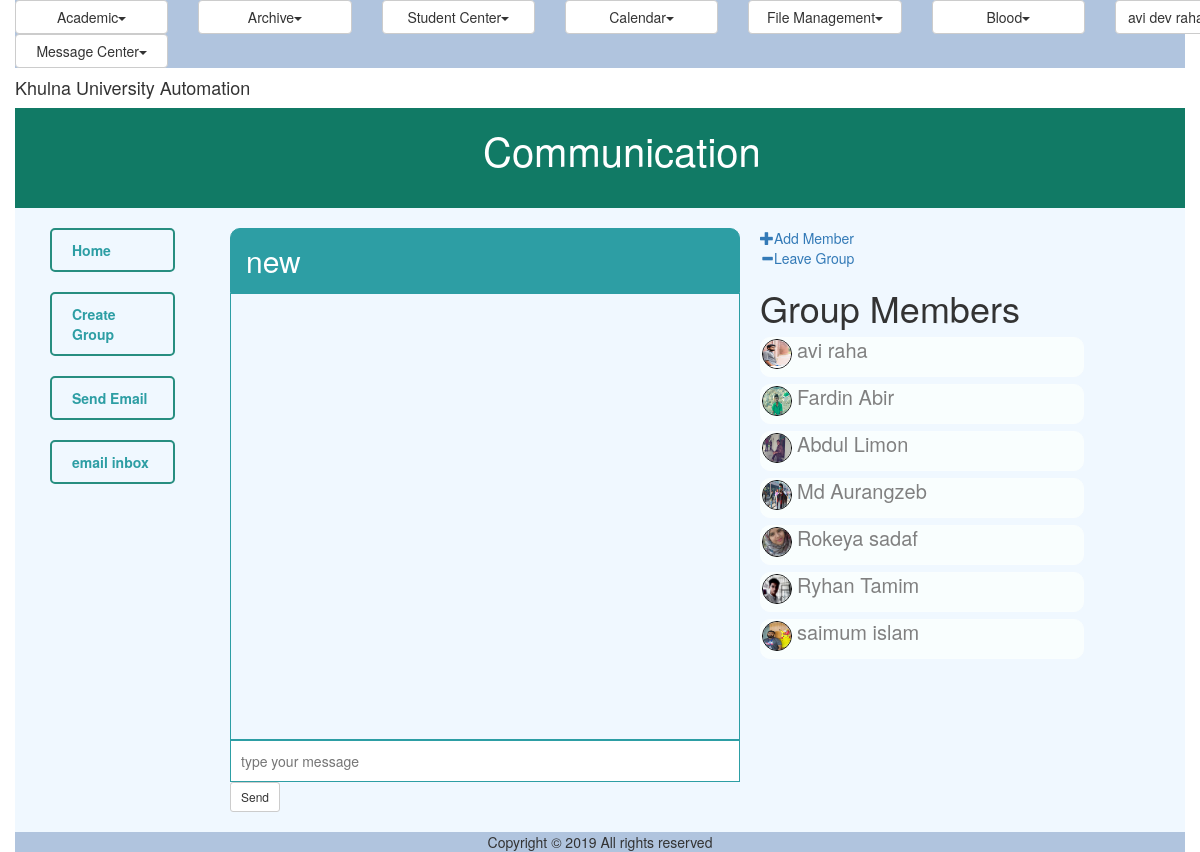
Page /group.php?group=25 (signed in) on the committed database.
### tables this page shows
CREATE TABLE IF NOT EXISTS `tbl_message_group` (
  `group_id` int(11) NOT NULL AUTO_INCREMENT,
  `group_name` varchar(50) NOT NULL,
  `group_member_id` varchar(50) NOT NULL,
  `group_member_role` varchar(50) NOT NULL,
  PRIMARY KEY (`group_id`)
);

CREATE TABLE IF NOT EXISTS `ums_user` (
  `ID` varchar(40) NOT NULL,
  `UniversityID` varchar(20) NOT NULL,
  `Email` varchar(50) NOT NULL,
  `Password` varchar(255) NOT NULL,
  `FirstName` varchar(50) DEFAULT NULL,
  `MiddleName` varchar(50) DEFAULT NULL,
  `LastName` varchar(50) DEFAULT NULL,
  `DisciplineID` varchar(40) DEFAULT NULL,
  `Status` varchar(20) DEFAULT NULL,
  `IsLogged` varchar(10) DEFAULT NULL,
  `IsArchived` varchar(10) DEFAULT NULL,
  `IsDeleted` varchar(10) DEFAULT NULL,
  `Photo` varchar(500) DEFAULT NULL,
  PRIMARY KEY (`ID`),
  UNIQUE KEY `Email` (`Email`),
  UNIQUE KEY `UniversityID` (`UniversityID`)
);

### common/class.common.message.inc (called while the page is built, shortened)
 <?php
class DB {
	private static $instance = null;
	private $db;
	private function __construct() {
		$this->db = new mysqli('localhost', 'root', '', 'cseku');
	}
	public static function getInstance() {
		if (!isset(self::$instance)) {
			self::$instance = new DB();
		}
		return self::$instance;
	}
	public function select($sql) {
		$resultSet = array();
		$result = $this->db->query($sql);
		if ($result->num_rows > 0) {
			while ($row = $result->fetch_object()) {
				$resultSet[] = $row;
			}
			return $resultSet;
		}
		return false;
	}
	public function selectFirst($sql) {
		$resultSet = array();
		$result = $this->db->query($sql);
		if ($result->num_rows > 0) {
			while ($row = $result->fetch_object()) {
				$resultSet[] = $row;
			}
			return $resultSet[0];
		}
		return false;
	}
}
?>

### modules/message/ui/view.group.inc (the view, shortened to what this page needs)
<?php  include_once 'blade/view.message.blade.inc';
if (isset($_GET['group']) && !empty($_GET['group'])) {
	$group = $_GET['group'];
	$result = DB::getInstance()->selectFirst("SELECT * FROM tbl_message_group WHERE group_id=$group");
	if ($result) {
		$group_name = $result->group_name;
	}
	else {
		header('Location: message.php');
	}
}
else {
	header('Location: message.php');
}
?>
<nav id="header-navigation">
	<div class="brand">
		<h1>Communication</h1>
	</div>
</nav>
<div class="container-fluid">
	<div class="row">
		<div class="col-sm-2">
			<ul class="menu">
		<div onclick="location.href='group.php?group'">
				<div class="menu-item" style="cursor: pointer;"><a href="message.php">Home</a></div>
	      </div>
	      <div onclick="location.href='create-group.php?create-group'">
				<div class="menu-item" style="cursor: pointer;"><a href="create-group.php">Create Group</a></div>
		  </div>
		   <div onclick="location.href='send-email.php?send-email'">
				<div class="menu-item" style="cursor: pointer;"><a href="send-email.php">Send Email</a>
				</div>
			</div>
			<div onclick="location.href='email-inbox.php?email-inbox'">
				<div class="menu-item" style="cursor: pointer;"><a href="email-inbox.php">email inbox</a>
				</div>
			</div>
			</ul>
		</div>
			<div class="display-table-cell" id="middle">
				<div class="message">
					<h2 class="message-heading"><a href="#"><?php echo $group_name; ?></a></h2>
					<div class="message-body">
						<div class="message-box" id="message-box"></div>
					</div>
					<form action="" method="POST" id="com-form">
						<div>
							<input type="text" name="messageText" value="" placeholder="type your message" class="message-text" id="messageText">
						</div>
						<div>
							<input type="submit" name="send-message" value="Send" class="btn btn-default btn-sm" id="send-message">
						</div>
					</form>
				</div>
			</div>
			<div class="display-table-cell" id="right">
				<div>
					<ul class="menu">
						<li><a href="add-group-member.php?group=<?php echo $_GET['group']; ?>"><span class="glyphicon glyphicon-plus"></span>Add Member</a></li>
						<li><a href="message.php?g=<?php echo $_GET['group']; ?>"><span class="glyphicon glyphicon-minus"></span>Leave Group</a></li>
					</ul>
				</div>
				<h1>Group Members</h1>
<?php
$sql = "SELECT FirstName,MiddleName,LastName,ID FROM `ums_user` WHERE id in ( SELECT DISTINCT group_member_id FROM `tbl_message_group` WHERE group_name='$group_name')  ";
$memberList = DB::getInstance()->select($sql);
foreach ($memberList as $member) {
?>
				<div class="usermini">
					<img src="resources/img/profile/<?php echo $member->ID.".jpg"; ?>" class="image-circlemini">
					<div class="usermini-content">
						<h3><a href="#"><?php echo $member->FirstName . ' ' . $member->LastName; ?></a></h3>
					</div>
				</div>
<?php
}
?>
			</div>
		</div>
	</div>

### rows in the picture
tbl_message_group: group_name "new"
ums_user: ID (picture), FirstName "avi", LastName "raha"
ums_user: ID (picture), FirstName "Fardin", LastName "Abir"
ums_user: ID (picture), FirstName "Abdul", LastName "Limon"
ums_user: ID (picture), FirstName "Md", LastName "Aurangzeb"
ums_user: ID (picture), FirstName "Rokeya", LastName "sadaf"
ums_user: ID (picture), FirstName "Ryhan", LastName "Tamim"
ums_user: ID (picture), FirstName "saimum", LastName "islam"

### other values in the picture
$globalMenu[$i]->getTitle() "Academic Archive Student Center Calendar File Management Blood Message Center"
$CurrentUser->getFullName() "avi dev…"
